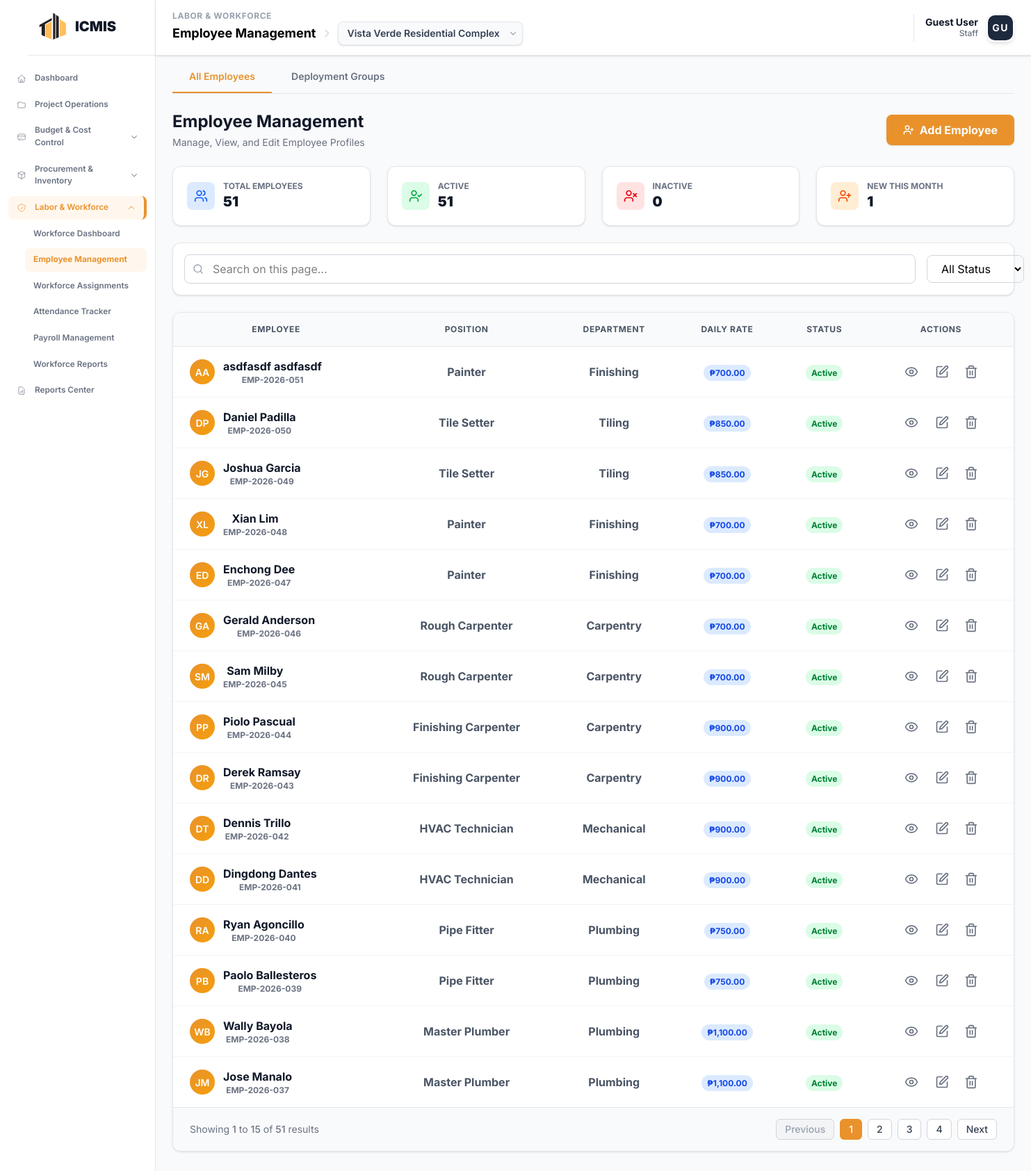
The page /modules/workforce/employees.php on the database its author committed.
### tables this page shows
CREATE TABLE `workforce_employees` (
  `employee_id` int NOT NULL,
  `employee_code` varchar(20) NOT NULL,
  `user_id` int DEFAULT NULL,
  `job_title_id` int DEFAULT NULL,
  `employment_type` varchar(50) DEFAULT 'Full-time',
  `payment_type` varchar(50) DEFAULT 'Monthly',
  `daily_rate` decimal(10,2) DEFAULT '0.00',
  `monthly_salary` decimal(15,2) DEFAULT '0.00',
  `bank_name` varchar(100) DEFAULT NULL,
  `bank_account` varchar(50) DEFAULT NULL,
  `emergency_contact_name` varchar(100) DEFAULT NULL,
  `emergency_contact_phone` varchar(20) DEFAULT NULL,
  `supervisor_id` int DEFAULT NULL,
  `notes` text,
  `first_name` varchar(50) NOT NULL,
  `last_name` varchar(50) NOT NULL,
  `suffix` varchar(10) DEFAULT NULL,
  `gender` enum('Male','Female','Other','Prefer not to say') DEFAULT NULL,
  `birthday` date DEFAULT NULL,
  `email` varchar(100) DEFAULT NULL,
  `phone` varchar(20) DEFAULT NULL,
  `address` text,
  `status` enum('Active','Inactive','Terminated') DEFAULT 'Active',
  `hire_date` date DEFAULT NULL
);

CREATE TABLE `workforce_job_titles` (
  `job_title_id` int NOT NULL,
  `title_name` varchar(100) NOT NULL,
  `department` varchar(50) DEFAULT NULL,
  `description` text,
  `default_daily_rate` decimal(10,2) DEFAULT NULL,
  `default_monthly_salary` decimal(15,2) DEFAULT NULL,
  `is_active` tinyint(1) DEFAULT '1',
  `created_at` timestamp NULL DEFAULT CURRENT_TIMESTAMP,
  `updated_at` timestamp NULL DEFAULT CURRENT_TIMESTAMP ON UPDATE CURRENT_TIMESTAMP
);

### modules/workforce/employees.php (the view, shortened to what the rows shown need)
<?php
include __DIR__ . '/api/job_titles_include.php';
$limit = 15;
$page = isset($_GET['page']) && is_numeric($_GET['page']) ? (int)$_GET['page'] : 1;
$offset = ($page - 1) * $limit;
function fetchEmployees($conn, $limit, $offset) {
    $employees = [];
    $sql = "SELECT e.*, jt.title_name as job_title, jt.department, jt.default_daily_rate
            FROM workforce_employees e
            LEFT JOIN workforce_job_titles jt ON e.job_title_id = jt.job_title_id
            ORDER BY e.employee_id DESC
            LIMIT $limit OFFSET $offset";
    $result = $conn->query($sql);
    if ($result && $result->num_rows > 0) {
        while ($row = $result->fetch_assoc()) {
            $employees[] = $row;
        }
    }
    return $employees;
}
    ?>
    <?php endif;
$employees = fetchEmployees($conn, $limit, $offset);
?>
<!DOCTYPE html>
<html lang="en">
<head>
    <?php include __DIR__ . '/../../includes/head_assetsv2.php'; ?>
</head>
<body class="bg-gray-50">
    <?php
        include __DIR__ . '/../../includes/sidebar.php';
    ?>
    <main class="ml-56 mt-16 p-6 transition-all duration-300 animate-fade-in">
        <div class="max-w-7xl mx-auto">
            <div class="flex items-center justify-between mb-6">
                <div>
                    <h1 class="text-2xl text-gray-900 font-bold">Employee Management</h1>
                </div>
            </div>
            <div id="content-employees" class="tab-content">
                <div class="bg-white rounded-xl border border-gray-200 shadow-sm overflow-hidden mb-6">
                    <table class="w-full">
                        <thead class="bg-gray-50 border-b border-gray-200">
                            <tr>
                                <th class="text-center px-6 py-4 text-xs font-bold text-gray-600 uppercase tracking-wider">Employee</th>
                                <th class="text-center px-6 py-4 text-xs font-bold text-gray-600 uppercase tracking-wider">Position</th>
                                <th class="text-center px-6 py-4 text-xs font-bold text-gray-600 uppercase tracking-wider">Department</th>
                                <th class="text-center px-6 py-4 text-xs font-bold text-gray-600 uppercase tracking-wider">Daily Rate</th>
                                <th class="text-center px-6 py-4 text-xs font-bold text-gray-600 uppercase tracking-wider">Status</th>
                                <th class="text-center px-6 py-4 text-xs font-bold text-gray-600 uppercase tracking-wider">Actions</th>
                            </tr>
                        </thead>
                        <tbody id="employeesTableBody" class="divide-y divide-gray-100">
                            <?php if (count($employees) > 0): ?>
                                <?php foreach ($employees as $emp):
                                    $initials = strtoupper(substr($emp['first_name'], 0, 1) . substr($emp['last_name'], 0, 1));
                                    $statusClass = match(strtolower($emp['status'])) {
                                        'active' => 'bg-green-100 text-green-700',
                                        'inactive' => 'bg-red-100 text-red-700',
                                        'terminated' => 'bg-gray-100 text-gray-700',
                                        default => 'bg-gray-100 text-gray-700'
                                    };
                                ?>
                                <tr class="hover:bg-gray-50 transition-colors employee-row text-center"
                                    data-name="<?php echo strtolower($emp['first_name'] . ' ' . $emp['last_name']); ?>"
                                    data-status="<?php echo $emp['status']; ?>">
                                    <td class="px-6 py-4">
                                        <div class="flex items-center gap-3">
                                            <div class="employee-avatar"><?php echo $initials; ?></div>
                                            <div>
                                                <p class="font-bold text-gray-900"><?php echo htmlspecialchars($emp['first_name'] . ' ' . $emp['last_name']); ?></p>
                                                <p class="font-bold text-xs text-gray-500"><?php echo htmlspecialchars($emp['employee_code']); ?></p>
                                            </div>
                                        </div>
                                    </td>
                                    <td class="px-6 py-4 text-gray-600 font-bold"><?php echo htmlspecialchars($emp['job_title'] ?? 'N/A'); ?></td>
                                    <td class="px-6 py-4 text-gray-600 font-bold"><?php echo htmlspecialchars($emp['department'] ?? 'General'); ?></td>
                                    <td class="px-6 py-4">
                                        <span class="px-2 py-1 rounded-full text-xs font-bold bg-blue-100 text-blue-700">
                                            ₱<?php echo number_format($emp['default_daily_rate'] ?? 0, 2); ?>
                                        </span>
                                    </td>
                                    <td class="px-6 py-4">
                                        <span class="px-2 py-1 rounded-full text-xs font-bold <?php echo $statusClass; ?>">
                                            <?php echo htmlspecialchars($emp['status']); ?>
                                        </span>
                                    </td>
                                    <td class="px-6 py-4">
                                        <div class="flex items-center justify-center gap-2">
                                            <button onclick="viewEmployee(<?php echo $emp['employee_id']; ?>)" class="text-gray-500 p-2 rounded-lg hover:text-blue-600 transition-colors duration-200" title="View Details">
                                                <i data-lucide="eye" class="w-5 h-5"></i>
                                            </button>
                                            <button onclick="openEditModal(<?php echo $emp['employee_id']; ?>)"  class="text-gray-500 p-2 rounded-lg hover:text-green-600 transition-colors duration-200" title="Edit">
                                                <i data-lucide="edit" class="w-5 h-5"></i>
                                            </button>
                                            <button onclick="openDeleteModal(<?php echo $emp['employee_id']; ?>)" class="p-1.5 text-gray-500 hover:text-red-600 hover:bg-red-50 rounded-md transition-colors" title="Delete">
                                                <i data-lucide="trash-2" class="w-5 h-5"></i>
                                            </button>
                                        </div>
                                    </td>
                                </tr>
                                <?php endforeach; ?>
                            <?php endif; ?>
                        </tbody>
                    </table>
                </div>
            </div>
        </div>
    </main>
</body>
</html>

### rows shown on the page
workforce_employees: initials "AA", first_name+last_name "asdfasdf asdfasdf", employee_code "EMP-2026-051", job_title.title_name "Painter", job_title.department "Finishing", job_title.default_daily_rate "700.00", status "Active"
workforce_employees: initials "DP", first_name+last_name "Daniel Padilla", employee_code "EMP-2026-050", job_title.title_name "Tile Setter", job_title.department "Tiling", job_title.default_daily_rate "850.00", status "Active"
workforce_employees: initials "JG", first_name+last_name "Joshua Garcia", employee_code "EMP-2026-049", job_title.title_name "Tile Setter", job_title.department "Tiling", job_title.default_daily_rate "850.00", status "Active"
workforce_employees: initials "XL", first_name+last_name "Xian Lim", employee_code "EMP-2026-048", job_title.title_name "Painter", job_title.department "Finishing", job_title.default_daily_rate "700.00", status "Active"
workforce_employees: initials "ED", first_name+last_name "Enchong Dee", employee_code "EMP-2026-047", job_title.title_name "Painter", job_title.department "Finishing", job_title.default_daily_rate "700.00", status "Active"
workforce_employees: initials "GA", first_name+last_name "Gerald Anderson", employee_code "EMP-2026-046", job_title.title_name "Rough Carpenter", job_title.department "Carpentry", job_title.default_daily_rate "700.00", status "Active"
workforce_employees: initials "SM", first_name+last_name "Sam Milby", employee_code "EMP-2026-045", job_title.title_name "Rough Carpenter", job_title.department "Carpentry", job_title.default_daily_rate "700.00", status "Active"
workforce_employees: initials "PP", first_name+last_name "Piolo Pascual", employee_code "EMP-2026-044", job_title.title_name "Finishing Carpenter", job_title.department "Carpentry", job_title.default_daily_rate "900.00", status "Active"
workforce_employees: initials "DR", first_name+last_name "Derek Ramsay", employee_code "EMP-2026-043", job_title.title_name "Finishing Carpenter", job_title.department "Carpentry", job_title.default_daily_rate "900.00", status "Active"
workforce_employees: initials "DT", first_name+last_name "Dennis Trillo", employee_code "EMP-2026-042", job_title.title_name "HVAC Technician", job_title.department "Mechanical", job_title.default_daily_rate "900.00", status "Active"
workforce_employees: initials "DD", first_name+last_name "Dingdong Dantes", employee_code "EMP-2026-041", job_title.title_name "HVAC Technician", job_title.department "Mechanical", job_title.default_daily_rate "900.00", status "Active"
workforce_employees: initials "RA", first_name+last_name "Ryan Agoncillo", employee_code "EMP-2026-040", job_title.title_name "Pipe Fitter", job_title.department "Plumbing", job_title.default_daily_rate "750.00", status "Active"
workforce_employees: initials "PB", first_name+last_name "Paolo Ballesteros", employee_code "EMP-2026-039", job_title.title_name "Pipe Fitter", job_title.department "Plumbing", job_title.default_daily_rate "750.00", status "Active"
workforce_employees: initials "WB", first_name+last_name "Wally Bayola", employee_code "EMP-2026-038", job_title.title_name "Master Plumber", job_title.department "Plumbing", job_title.default_daily_rate "1,100.00", status "Active"
workforce_employees: initials "JM", first_name+last_name "Jose Manalo", employee_code "EMP-2026-037", job_title.title_name "Master Plumber", job_title.department "Plumbing", job_title.default_daily_rate "1,100.00", status "Active"

### other values the page prints
$pageSection "LABOR & WORKFORCE"
$pageTitle "Employee Management"
$userName "Guest User"
$userRole "Staff"
$userInitials "GU"
$stats['total'] "51"
$stats['active'] "51"
$stats['inactive'] "0"
$stats['new_this_month'] "1"
$offset + 1 "1"
min($offset + $limit, $total_rows) "15"
$total_rows "51"
form field value "Vista Verde Residential Complex"
